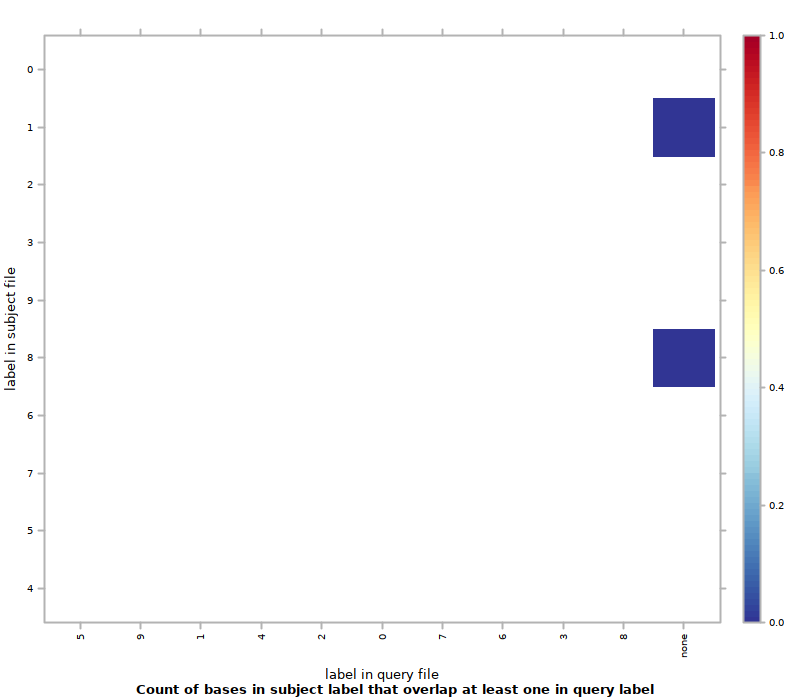

The R source for this figure:
#!/usr/bin/env Rscript
## transcript produced by Segtools 1.1.14

segtools.r.dirname <-
  system2("python",
          c("-c", "'import segtools; print segtools.get_r_dirname()'"),
          stdout = TRUE)

source(file.path(segtools.r.dirname, 'common.R'))
source(file.path(segtools.r.dirname, 'overlap.R'))
save.overlap.performance('./MCseq2bp30bp/overlap-ordered', 'overlap.performance', './MCseq2bp30bp/overlap-ordered/overlap.tab', row.normalize = 'FALSE', mnemonic_file = './MCseq2bp30bp/overlap-direct/mnemonics1_new.txt', clobber = FALSE, col_mnemonic_file = './MCseq2bp30bp/overlap-direct/mnemonics2_new.txt')
save.overlap.heatmap('./MCseq2bp30bp/overlap-ordered', 'overlap', './MCseq2bp30bp/overlap-ordered/overlap.tab', clobber = FALSE, col_mnemonic_file = './MCseq2bp30bp/overlap-direct/mnemonics2_new.txt', cluster = FALSE, max_contrast = FALSE, row.normalize = 'FALSE', mnemonic_file = './MCseq2bp30bp/overlap-direct/mnemonics1_new.txt')
